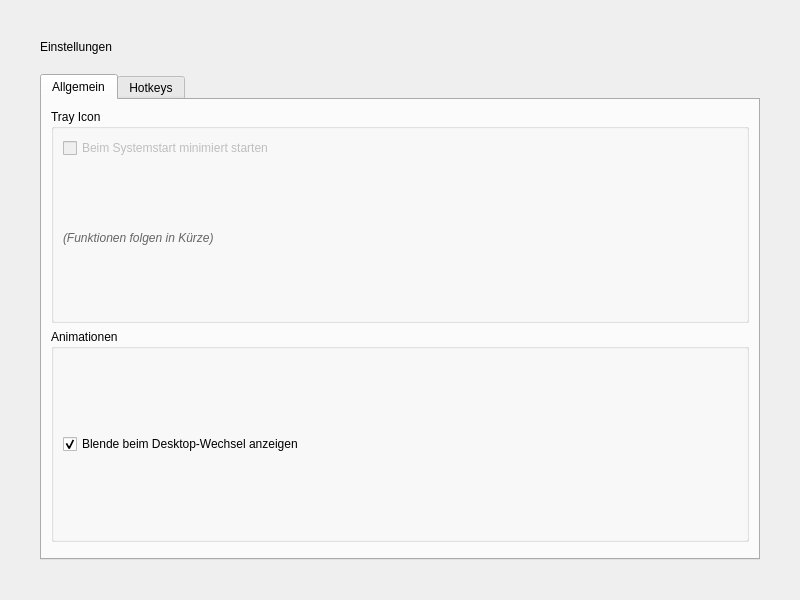
<?xml version="1.0" encoding="UTF-8"?>
<ui version="4.0">
 <class>SettingsPage</class>
 <widget class="QWidget" name="SettingsPage">
  <property name="geometry">
   <rect>
    <x>0</x>
    <y>0</y>
    <width>800</width>
    <height>600</height>
   </rect>
  </property>
  <layout class="QVBoxLayout" name="verticalLayout">
   <property name="spacing"><number>20</number></property>
   <property name="leftMargin"><number>40</number></property>
   <property name="topMargin"><number>40</number></property>
   <property name="rightMargin"><number>40</number></property>
   <property name="bottomMargin"><number>40</number></property>
   
   <item>
    <widget class="QLabel" name="label_title">
     <property name="text"><string>Einstellungen</string></property>
     <property name="class" stdset="0"><string>page-title</string></property>
    </widget>
   </item>

   <item>
    <widget class="QTabWidget" name="tabWidget">
     <property name="currentIndex"><number>0</number></property>
     <!-- Tab 1: Allgemein -->
     <widget class="QWidget" name="tab_general">
      <attribute name="title"><string>Allgemein</string></attribute>
      <layout class="QVBoxLayout" name="verticalLayout_general">
       <item>
        <widget class="QGroupBox" name="group_tray">
         <property name="title"><string>Tray Icon</string></property>
         <layout class="QVBoxLayout" name="layout_tray">
          <item>
           <widget class="QCheckBox" name="check_tray_startup">
            <property name="text"><string>Beim Systemstart minimiert starten</string></property>
            <property name="enabled"><bool>false</bool></property>
           </widget>
          </item>
          <item>
            <widget class="QLabel" name="lbl_tray_hint">
                <property name="text"><string>(Funktionen folgen in Kürze)</string></property>
                <property name="styleSheet"><string>color: #666; font-style: italic;</string></property>
            </widget>
          </item>
         </layout>
        </widget>
       </item>
       <item>
        <widget class="QGroupBox" name="group_animation">
         <property name="title"><string>Animationen</string></property>
         <layout class="QVBoxLayout" name="layout_animation">
          <item>
           <widget class="QCheckBox" name="check_show_fade">
            <property name="text"><string>Blende beim Desktop-Wechsel anzeigen</string></property>
            <property name="checked"><bool>true</bool></property>
           </widget>
          </item>
         </layout>
        </widget>
       </item>
       <item><spacer><property name="orientation"><enum>Qt::Vertical</enum></property></spacer></item>
      </layout>
     </widget>
     
     <!-- Tab 2: Hotkeys (Placeholder, wird per Code gefüllt) -->
     <widget class="QWidget" name="tab_hotkeys">
      <attribute name="title"><string>Hotkeys</string></attribute>
      <layout class="QVBoxLayout" name="layout_hotkeys_container">
        <property name="leftMargin"><number>0</number></property>
        <property name="topMargin"><number>0</number></property>
        <property name="rightMargin"><number>0</number></property>
        <property name="bottomMargin"><number>0</number></property>
      </layout>
     </widget>
     
    </widget>
   </item>
  </layout>
 </widget>
</ui>
